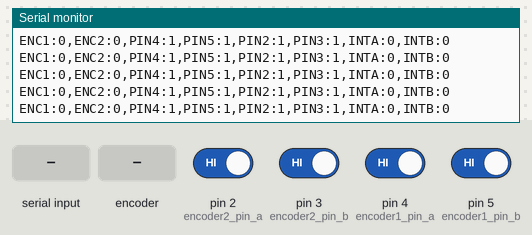
A sketch run on a simulated Arduino Uno, built with avr-gcc and run on an emulated ATmega328P. Shown: the last lines printed to the serial monitor. Inputs (shaded band) come from the test bench; at power-on: pin 2 (encoder2_pin_a), pin 3 (encoder2_pin_b), pin 4 (encoder1_pin_a), pin 5 (encoder1_pin_b) HIGH.

Above: at 1.3 s.
1.4 s: pin 3 (encoder2_pin_b) driven LOW
At 1.44 s:
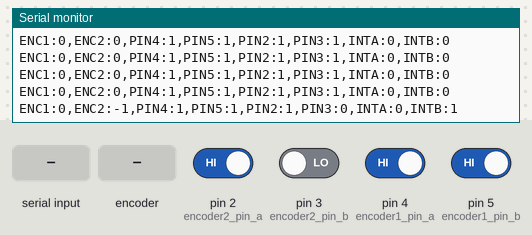
4.4 s: "RESET" received over Serial
At 5.55 s:
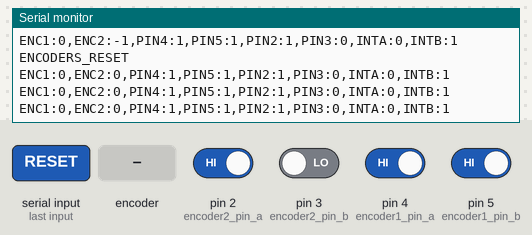
6.9 s: rotary encoder on pin 2 (encoder2_pin_a) / pin 5 (encoder1_pin_b) turned 1 step (first pin leading)
At 6.92 s:
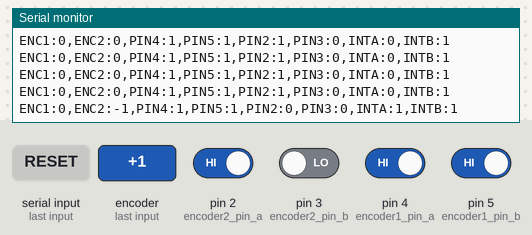
8.6 s: "1" received over Serial
11.6 s: pin 4 (encoder1_pin_a) driven LOW
At 11.64 s:
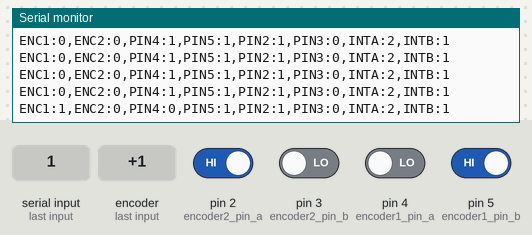
14.6 s: "RESET" received over Serial
At 15.75 s:
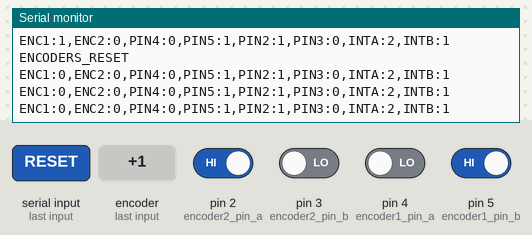

The sketch:

encoder_publisher_fixed.ino
```cpp
/*
 * Fixed Arduino-RoboClaw Encoder Bridge
 * SOLUTION: Arduino Uno only has interrupts on pins 2,3
 * SWAPPED: Encoder 1 on pins 4,5 (manual polling) ✓
 * SWAPPED: Encoder 2 on pins 2,3 (interrupt-based) ✓
 */

// Encoder 1 variables (manual polling) - SWAPPED TO 4,5
volatile long encoder1_count = 0;
int encoder1_pin_a = 4;  // Manual polling
int encoder1_pin_b = 5;  // Manual polling

// Encoder 2 variables (interrupt-based) - SWAPPED TO 2,3
volatile long encoder2_count = 0;
volatile long interrupt_count_a = 0;  // Debug counter
volatile long interrupt_count_b = 0;  // Debug counter
int encoder2_pin_a = 2;  // Interrupt 0
int encoder2_pin_b = 3;  // Interrupt 1

// Debouncing variables for Encoder 2
volatile unsigned long last_interrupt_time_a = 0;
volatile unsigned long last_interrupt_time_b = 0;
const unsigned long debounce_delay = 1;  // 1ms minimum between valid interrupts

// Manual polling state tracking for encoder 1
int last_enc1_a = HIGH;
int last_enc1_b = HIGH;

void setup() {
  Serial.begin(38400);

  // Setup encoder 1 pins (manual polling) - SWAPPED TO 4,5
  pinMode(encoder1_pin_a, INPUT_PULLUP);
  pinMode(encoder1_pin_b, INPUT_PULLUP);

  // Setup encoder 2 pins (interrupt-based) - SWAPPED TO 2,3
  pinMode(encoder2_pin_a, INPUT_PULLUP);
  pinMode(encoder2_pin_b, INPUT_PULLUP);
  attachInterrupt(digitalPinToInterrupt(encoder2_pin_a), encoder2_isr_a, CHANGE);
  attachInterrupt(digitalPinToInterrupt(encoder2_pin_b), encoder2_isr_b, CHANGE);

  // Initialize encoder 1 manual polling state
  last_enc1_a = digitalRead(encoder1_pin_a);
  last_enc1_b = digitalRead(encoder1_pin_b);

  delay(100);
}

void loop() {
  // Check for reset command from serial
  if(Serial.available() > 0) {
    String command = Serial.readString();
    command.trim();
    if(command == "RESET") {
      encoder1_count = 0;
      encoder2_count = 0;
      Serial.println("ENCODERS_RESET");
      return;
    }
  }

  // Manual polling for encoder 1 (SWAPPED!)
  int enc1_a_now = digitalRead(encoder1_pin_a);
  int enc1_b_now = digitalRead(encoder1_pin_b);

  // Detect changes on encoder 1 pin A (edge detection)
  if(enc1_a_now != last_enc1_a) {
    if(enc1_a_now == HIGH) {
      if(enc1_b_now == LOW) {
        encoder1_count++;
      } else {
        encoder1_count--;
      }
    } else {
      if(enc1_b_now == HIGH) {
        encoder1_count++;
      } else {
        encoder1_count--;
      }
    }
  }

  // Update state for next iteration
  last_enc1_a = enc1_a_now;
  last_enc1_b = enc1_b_now;

  // Send encoder data at 20Hz with pin state debugging
  Serial.print("ENC1:");
  Serial.print(encoder1_count);
  Serial.print(",ENC2:");
  Serial.print(encoder2_count);
  Serial.print(",PIN4:");
  Serial.print(digitalRead(encoder1_pin_a));
  Serial.print(",PIN5:");
  Serial.print(digitalRead(encoder1_pin_b));
  Serial.print(",PIN2:");
  Serial.print(digitalRead(encoder2_pin_a));
  Serial.print(",PIN3:");
  Serial.print(digitalRead(encoder2_pin_b));
  Serial.print(",INTA:");
  Serial.print(interrupt_count_a);
  Serial.print(",INTB:");
  Serial.println(interrupt_count_b);

  delay(50); // 20Hz update rate
}

// Encoder 2 interrupt service routines (both pins A and B) - SWAPPED TO 2,3
void encoder2_isr_a() {
  unsigned long current_time = millis();
  if (current_time - last_interrupt_time_a < debounce_delay) {
    return;  // Ignore noise - too soon after last interrupt
  }
  last_interrupt_time_a = current_time;

  interrupt_count_a++;  // Debug counter
  int a = digitalRead(encoder2_pin_a);
  int b = digitalRead(encoder2_pin_b);

  if (a == HIGH) {
    if (b == LOW) {
      encoder2_count++;
    } else {
      encoder2_count--;
    }
  } else {
    if (b == HIGH) {
      encoder2_count++;
    } else {
      encoder2_count--;
    }
  }
}

void encoder2_isr_b() {
  unsigned long current_time = millis();
  if (current_time - last_interrupt_time_b < debounce_delay) {
    return;  // Ignore noise - too soon after last interrupt
  }
  last_interrupt_time_b = current_time;

  interrupt_count_b++;  // Debug counter
  int a = digitalRead(encoder2_pin_a);
  int b = digitalRead(encoder2_pin_b);

  if (b == HIGH) {
    if (a == HIGH) {
      encoder2_count++;
    } else {
      encoder2_count--;
    }
  } else {
    if (a == LOW) {
      encoder2_count++;
    } else {
      encoder2_count--;
    }
  }
}
```

Measured:
- after the input at 1.4 s, the serial monitor: prints a new line at once (image 1)
- after the input at 4.4 s, the serial monitor: prints a new line after 1.0 s (image 2)
- after the input at 6.9 s, the serial monitor: prints a new line at once (image 3)
- after the input at 11.6 s, the serial monitor: prints a new line at once (image 4)
- after the input at 14.6 s, the serial monitor: prints a new line after 1.0 s (image 5)
